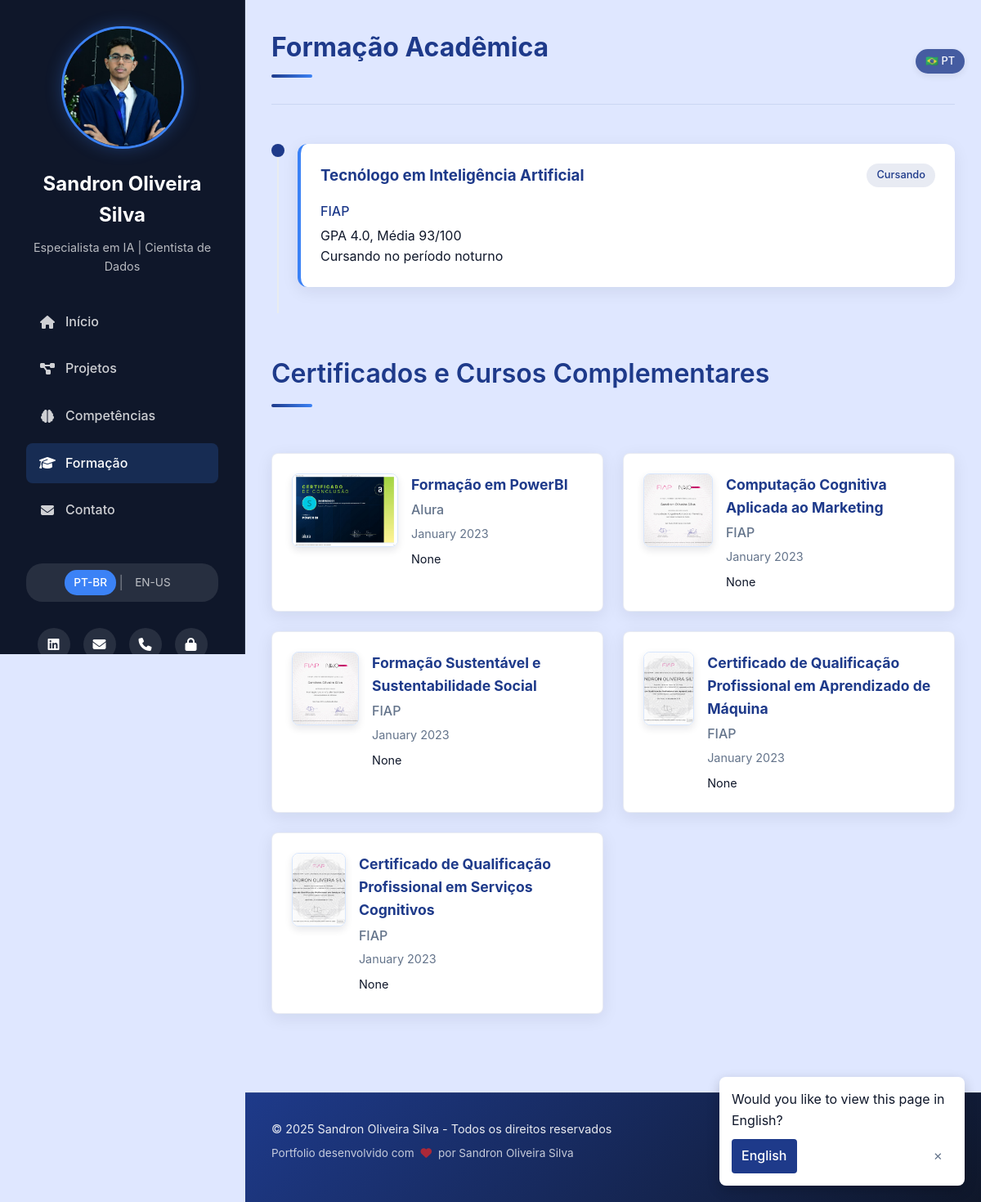
The page /education on the database as committed earlier.
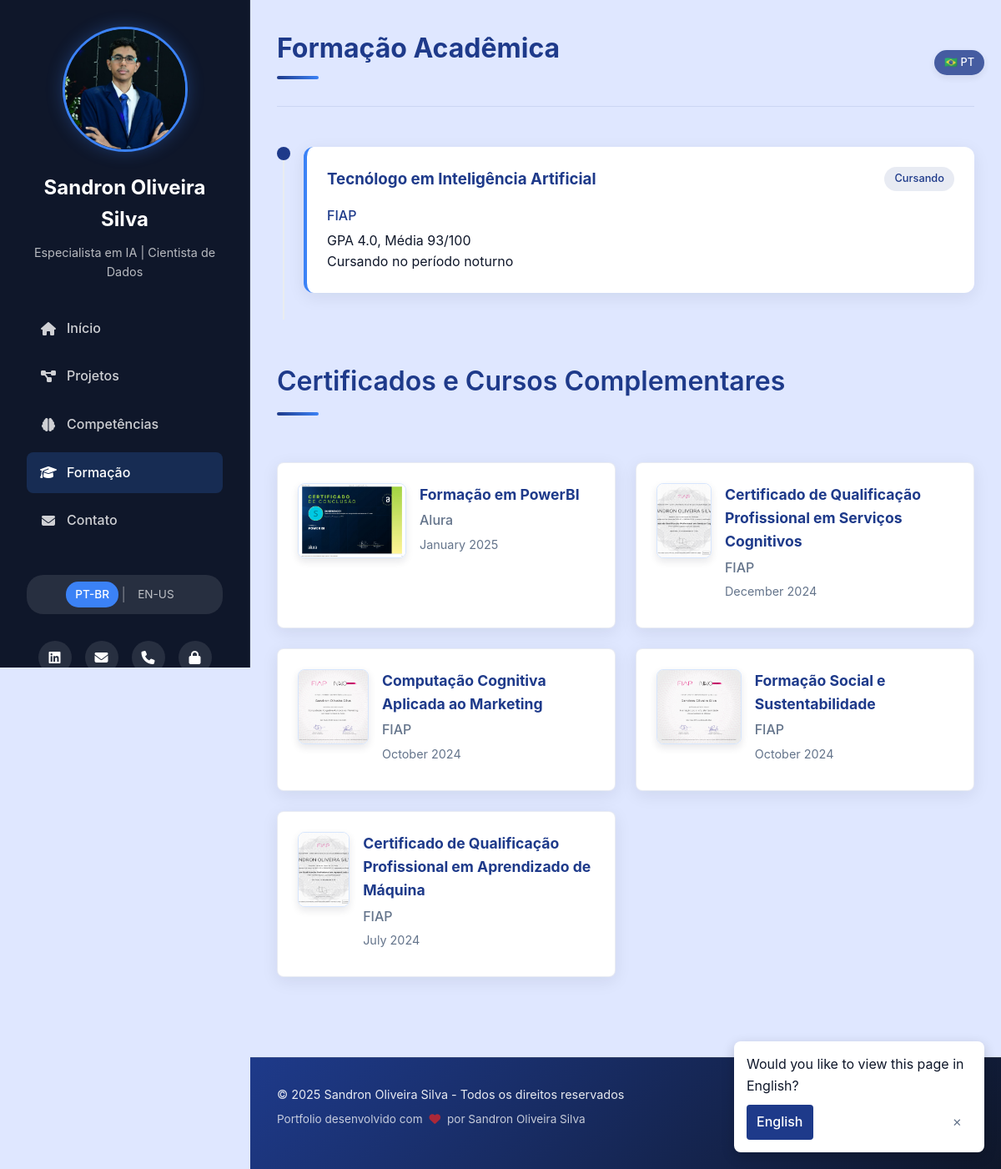
The same page on the database as committed later.
### app.py (models this page shows, shortened)
class User(UserMixin, db.Model):
    id = db.Column(db.Integer, primary_key=True)
    username = db.Column(db.String(100), unique=True, nullable=False)
    password_hash = db.Column(db.String(200), nullable=False)
    profile_image = db.Column(db.String(255), nullable=True)

class Certificate(db.Model):
    id = db.Column(db.Integer, primary_key=True)
    title = db.Column(db.String(200), nullable=False)
    title_en = db.Column(db.String(200), nullable=True)  # Título em inglês
    institution = db.Column(db.String(100), nullable=False)
    institution_en = db.Column(db.String(100), nullable=True)  # Instituição em inglês
    date_completed = db.Column(db.Date)
    description = db.Column(db.Text, nullable=True)
    description_en = db.Column(db.Text, nullable=True)  # Descrição em inglês
    image = db.Column(db.String(255), nullable=True)
    in_progress = db.Column(db.Boolean, default=False)
    created_at = db.Column(db.DateTime, default=datetime.utcnow)

### app.py (the view)
@app.route('/education')
def education():
    certificates = Certificate.query.order_by(Certificate.date_completed.desc()).all()
    user = User.query.first()
    return render_template('education.html', certificates=certificates, user=user)

### app.py (called while the page is built)
def get_locale():
    return session.get('language', app.config['DEFAULT_LANGUAGE'])

def get_multilingual_field(obj, field_name):
    current_lang = g.locale  # Obtém o idioma atual da sessão
    if current_lang == 'en-us':
        en_field_name = f"{field_name}_en"
        en_value = getattr(obj, en_field_name, None)
        if en_value:
            return en_value
    return getattr(obj, field_name)

@app.context_processor
def utility_processor():
    return {
        '_': _,
        'get_locale': get_locale,
        'ml_field': get_multilingual_field  # Adicionar a nova função
    }

def _(text):
    locale = get_locale()
    if locale == app.config['DEFAULT_LANGUAGE']:
        return text
    return translations[locale].get(text, text)

@app.before_request
def before_request():
    g.locale = get_locale()
    g._ = _  # Torna a função de tradução disponível nos templates

### templates/education.html (shortened to what this page needs)
{% extends "base.html" %}
{% block content %}
<section class="page-header">
    <h2>{{ _('Formação Acadêmica') }}</h2>
    <div class="accent-line"></div>
</section>
<section class="education-timeline">
    <div class="timeline-item">
        <div class="timeline-marker">
            <div class="marker-dot"></div>
            <div class="marker-line"></div>
        </div>
        <div class="timeline-content">
            <div class="education-card current">
                <div class="education-header">
                    <h3>{{ _('Tecnólogo em Inteligência Artificial') }}</h3>
                    <span class="education-period">{{ _('Cursando') }}</span>
                </div>
                <div class="education-body">
                    <p class="education-institution">FIAP</p>
                    <p>GPA 4.0, {{ _('Média') }} 93/100</p>
                    <p>{{ _('Cursando no período noturno') }}</p>
                </div>
            </div>
        </div>
    </div>
</section>
<section class="certificates-section">
    <div class="section-header">
        <h2>{{ _('Certificados e Cursos Complementares') }}</h2>
        <div class="accent-line"></div>
    </div>
    <div class="certificates-grid">
        {% for certificate in certificates %}
        <div class="certificate-card {% if certificate.in_progress %}in-progress{% endif %}">
            {% if certificate.image %}
            <div class="certificate-image">
                <img src="{{ url_for('uploaded_file', filename='certificates/' + certificate.image) }}" alt="{{ ml_field(certificate, 'title') }}">
            </div>
            {% endif %}
            <div class="certificate-info">
                <h3>{{ ml_field(certificate, 'title') }}
                </h3>
                <p class="certificate-institution">{{ ml_field(certificate, 'institution') }}</p>
                {% if certificate.date_completed %}
                <p class="certificate-date">{{ certificate.date_completed.strftime('%B %Y') }}</p>
                {% endif %}
                {% if certificate.description or certificate.description_en %}
                <p class="certificate-description">{{ ml_field(certificate, 'description') }}</p>
                {% endif %}
            </div>
        </div>
        {% else %}
        <div class="empty-state">
            <p>{{ _('Nenhum certificado cadastrado no momento.') }}</p>
        </div>
        {% endfor %}
    </div>
</section>
{% endblock %}

### templates/base.html (shortened to what this page needs)
<!DOCTYPE html>
<html lang="{{ g.locale }}">
<head>
    <link rel="stylesheet" href="{{ url_for('static', filename='css/styles.css') }}">
    <link rel="stylesheet" href="https://cdnjs.cloudflare.com/ajax/libs/font-awesome/6.4.0/css/all.min.css">
</head>
<body>
    <div class="container">
        <aside class="sidebar">
            <div class="profile">
                <div class="profile-image">
                    {% if user and user.profile_image %}
                        <img src="{{ url_for('uploaded_file', filename='profile/' + user.profile_image) }}" alt="Sandron Oliveira Silva" class="profile-img">
                    {% else %}
                        <div class="avatar">SO</div>
                    {% endif %}
                </div>
                <h1>Sandron Oliveira Silva</h1>
                <p class="title">{{ _('Especialista em IA') }} | {{ _('Cientista de Dados') }}</p>
            </div>
            <nav class="main-nav">
                <ul>
                    <li><a href="{{ url_for('index') }}" {% if request.path == url_for('index') %}class="active"{% endif %}><i class="fas fa-home"></i> {{ _('Início') }}</a></li>
                    <li><a href="{{ url_for('projects') }}" {% if request.path == url_for('projects') %}class="active"{% endif %}><i class="fas fa-project-diagram"></i> {{ _('Projetos') }}</a></li>
                    <li><a href="{{ url_for('skills') }}" {% if request.path == url_for('skills') %}class="active"{% endif %}><i class="fas fa-brain"></i> {{ _('Competências') }}</a></li>
                    <li><a href="{{ url_for('education') }}" {% if request.path == url_for('education') %}class="active"{% endif %}><i class="fas fa-graduation-cap"></i> {{ _('Formação') }}</a></li>
                    <li><a href="{{ url_for('contact') }}" {% if request.path == url_for('contact') %}class="active"{% endif %}><i class="fas fa-envelope"></i> {{ _('Contato') }}</a></li>
                </ul>
            </nav>
            <div class="language-switcher">
                <a href="{{ url_for('set_language', language='pt-br') }}" class="lang-item {% if g.locale == 'pt-br' %}active{% endif %}">PT-BR</a>
                <span class="lang-separator">|</span>
                <a href="{{ url_for('set_language', language='en-us') }}" class="lang-item {% if g.locale == 'en-us' %}active{% endif %}">EN-US</a>
            </div>
            <div class="social-links">
                <a href="https://www.linkedin.com/in/sandronoliveira/" target="_blank"><i class="fab fa-linkedin"></i></a>
                <a href="mailto:sandrono61@gmail.com"><i class="fas fa-envelope"></i></a>
                <a href="tel:+5511913349334"><i class="fas fa-phone"></i></a>
                <a href="{{ url_for('login') }}" title="{{ _('Admin Login') }}"><i class="fas fa-lock"></i></a>
            </div>
        </aside>
        <main class="content">
            {% block content %}{% endblock %}
        </main>
    </div>
    <footer class="site-footer">
        <div class="footer-content">
            <div class="footer-info">
                <p>© <span class="current-year">2025</span> Sandron Oliveira Silva - {{ _('Todos os direitos reservados') }}</p>
                <p class="footer-credits">{{ _('Portfolio desenvolvido com') }} <i class="fas fa-heart"></i> {{ _('por') }} Sandron Oliveira Silva</p>
            </div>
            <div class="footer-social">
                <a href="https://www.linkedin.com/in/sandronoliveira/" target="_blank"></a>
                <a href="mailto:sandrono61@gmail.com"></a>
                <a href="tel:+5511913349334"></a>
            </div>
        </div>
    </footer>
</body>
</html>

Rows that differ between the two databases and show on the page:
changed Certificate "Formação em PowerBI": date_completed "January 2023" → "January 2025"; description "None" → (not shown)
changed Certificate "Certificado de Qualificação Profissional em Serviços Cognitivos": date_completed "January 2023" → "December 2024"; description "None" → (not shown); moves up the list
changed Certificate "Computação Cognitiva Aplicada ao Marketing": date_completed "January 2023" → "October 2024"; description "None" → (not shown)
changed Certificate: title "Formação Sustentável e Sustentabilidade Social" → "Formação Social e Sustentabilidade"; date_completed "January 2023" → "October 2024"; description "None" → (not shown)
changed Certificate "Certificado de Qualificação Profissional em Aprendizado de Máquina": date_completed "January 2023" → "July 2024"; description "None" → (not shown)
